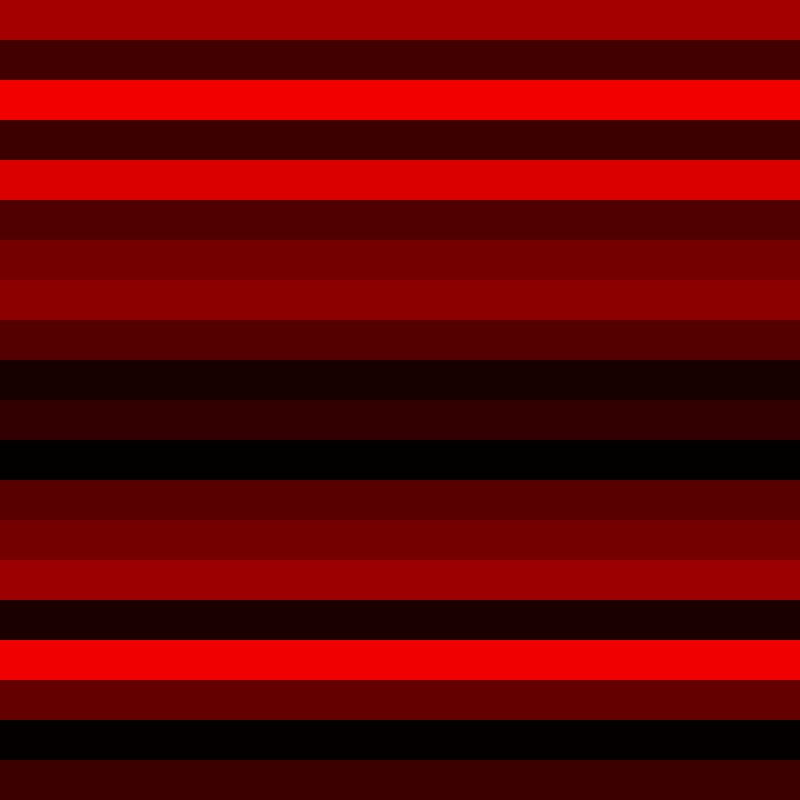
Frame 1 (no input)
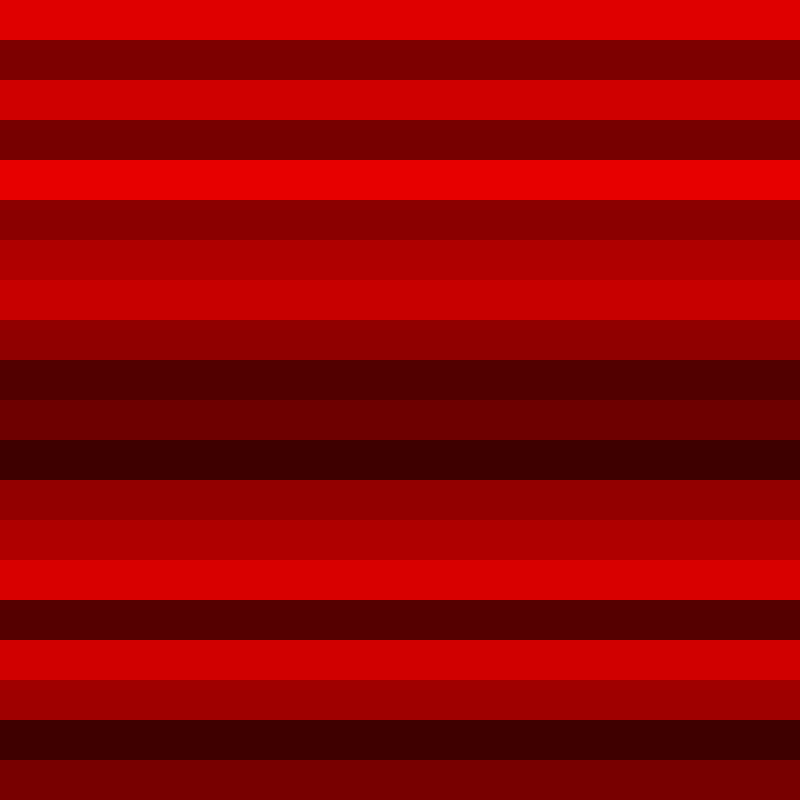
Frame 60 (the mouse pressed at the canvas centre just before this capture)
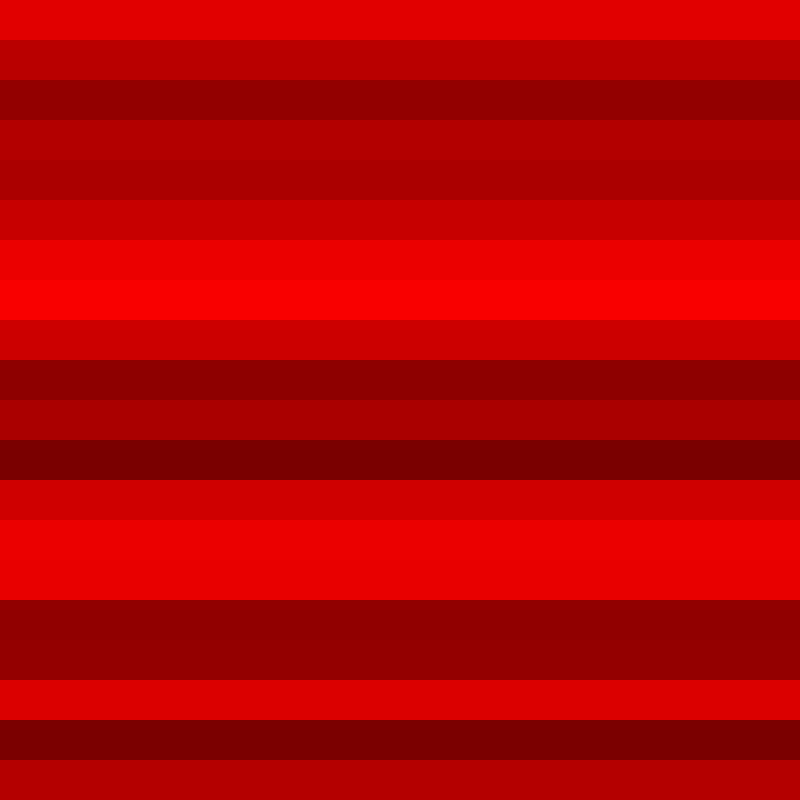
Frame 120 (the mouse held since frame 60 and released just before this capture)

The Processing sketch that drew these frames (run headless with seeded random() and noise(); from frame 60 on, the mouse is pressed at the canvas centre):

// Processing sketch: sketch_2020_9_5
// ── sketch_2020_9_5.pde


public void settings() {
  size(800, 800);
  
}

void setup() {
  background(255); // we start with a white background
  frameRate(30);
//  colorMode(HSB);
  
  // as part of setup, let's uhhhh... create some organisms
  createOrganisms();
}

// ========================
// ITS GLOBAL VARIABLE TIME
// ==== don't act like you're not excited ===
// hey let's do some global variables, that's what cool kids do
int number_rows = 20;

// why is this 12 when it's calculated as 800/8 which should be 100? WTF
// int row_height = height)/number_rows;


// let's hard code this
// it works when it's hard coded
int row_height = 40;


// define an empty array of Organisms
Organism[] _organismArray = {};


// main draw loop!
// this is the main loop and we loop through this until we break
void draw() {

  // while the loop counter is less than the number of items in the array, do this and iterate
  // and this loop is run once per frame
  for ( int i = 0; i < _organismArray.length; i ++){
    // we're establishing a temporary loop variable of organisms, called thisOrganism
    // each time through, it pulls out the one at the marker in the iteration loop
    Organism thisOrganism = _organismArray[i];

    // okay so right now this is where the heavy lifting is being done
    // todo make that not the case
    //  move downwards, filling each "row" with the color of that organism
    int startx, starty;
    int targetx, targety;
    startx = 0;
    starty = 0 + (i * row_height);
    targetx = width;
    targety = (starty + row_height);

    noStroke();
    fill(thisOrganism.current_color);
    rect(startx, starty, targetx, targety);
 
    // and then we call it to update
    thisOrganism.updateMe();
  }
}



void createOrganisms(){  

  // okay, so let's iterate through this loop
  // we'll need to create one organism per row

    for ( int i = 0; i < number_rows; i += 1){
    
      // for each loop through, temporary organism variable and drop a new organism into it
      Organism thisOrganism = new Organism();
    
      // hey then draw it
      thisOrganism.drawMe();
    
      // then add it to the array of organisms
      _organismArray = (Organism[])append(_organismArray, thisOrganism);
  }
}


class Organism {
  float energy; // the amount of energy the organism has, used for luminosity
  float age; // the number of turns the organism has, used for saturation (?)
  float true_hue; // the hue of the organism as expressed
  float size; // it would be good to use this to track how large it has gotten
  // how do we randomize something on creation of the object?
  
  float x, y;
  color current_color;
  boolean is_energetic;
  boolean is_aging;
  boolean is_whuffling;
  

  // let's define the starting values for an organism
  Organism(){
  x = 0;
  y = 0;
  energy = random(0,255);
  age = 0;
  true_hue = 0;
  
  is_energetic = true;
  is_aging = true;
  is_whuffling = true;
  
  current_color = color(energy, age, true_hue);
  }
  
void drawMe(){

//  noStroke();
//  fill(orgcolor);

//// AHA CHECK OUT THIS WEAK-ASS BULLSHIT HARDCODING
//  rect(x, y, 800, y + row_height);
}



// okay so each time through the cycle, what happens to the organism?
void updateMe(){
  // if it's too energetic, set it on the path back
  if (energy > 254){
    is_energetic = false;
  }
  
  // but if it's too tired, set it to energetic
  if (energy < 1){
    is_energetic = true;
  }
  
  if (is_energetic == true) {
//     energy += (noise(energy) * 10);
    energy++;
  }
  
  if (is_energetic == false) {
    energy = energy -1;
  }
  
  println(is_energetic, " ", energy);
    
    
  // if we don't set the orgcolor to the new values it'll stick with the old
  current_color = color(energy, age, true_hue);


}

}  
